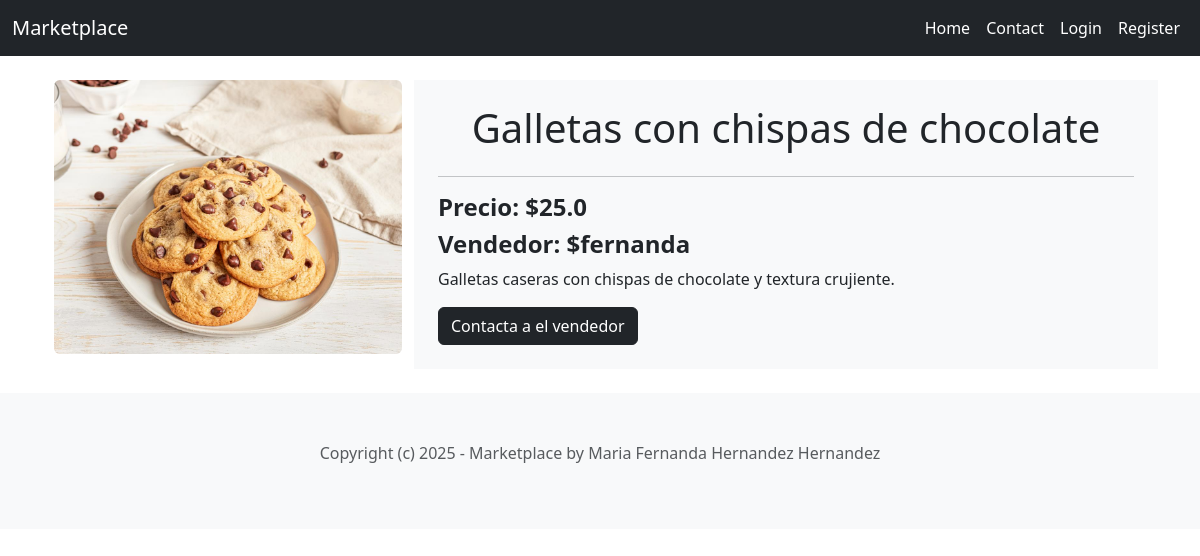
The app's page /store/detail/5/ with its own data.
### store/models.py (models this page shows, shortened)
class Item(models.Model):
    category = models.ForeignKey(Category, related_name='items', on_delete=models.CASCADE)
    name = models.CharField(max_length=255)
    description = models.TextField(blank=True, null=True)
    price = models.FloatField()
    image = models.ImageField(upload_to='item_images', blank=True, null=True)
    is_sold = models.BooleanField(default=False)
    created_by = models.ForeignKey(User, related_name='items', on_delete=models.CASCADE)
    created_at = models.DateTimeField(auto_now_add=True)

### store/views.py (the view)
# urls.py: path('detail/<int:pk>/', detail, name='detail'),
def detail(request, pk):
    item = get_object_or_404(Item, pk=pk)
    related_items = Item.objects.filter(category=item.category,
                                        is_sold=False).exclude(pk=pk)[0:3]
    context={
        'item': item,
        'related_items': related_items
    }
    return render(request, 'store/item.html', context)

### store/templates/store/item.html (shortened to what this page needs)
{% extends 'store/base.html' %}
{% block content %}
<div class="container mt-4 mb-4">
    <div class="row">
        <div class="col-4">
            <img src="{{item.image.url}}" alt="{{item.name}}" width="100%" class="rounded">
        </div>
        <div class="col-8 p-4 ronded bg-light">
            <h1 class="mb-4 text-center">{{ item.name }}</h1>
            <hr>
            <h4><strong>Precio: ${{ item.price }}</strong></h4>
            <h4><strong>Vendedor: ${{ item.created_by.username }}</strong></h4>
            {% if item.description %}
                <p>{{item.description}}</p>
            {% endif %}
            <a href="" class="btn btn-dark">Contacta a el vendedor</a>
        </div>
    </div>
</div>
{% endblock %}

### records on screen
Item: image (picture), name "Galletas con chispas de chocolate", price "25.0", created_by.username "fernanda", description "Galletas caseras con chispas de chocolate y textura crujiente."
